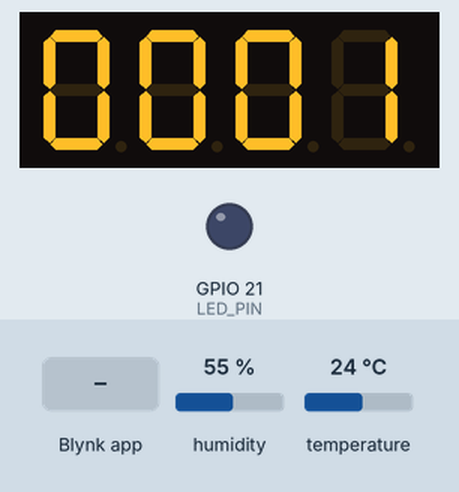
The program below on a simulated ESP32. Shown: 4-digit seven-segment display, output pins drawn as LEDs (lit = HIGH). Inputs (shaded band) come from the test bench; at power-on: humidity 55 %, temperature 24 °C. WiFi joins after 1.5 s; servers stay silent unless stated; what the program prints to the serial monitor is not drawn.

Above: at 2.7 s.
2.8 s: Blynk app writes 1 to V1
At 3.9 s:
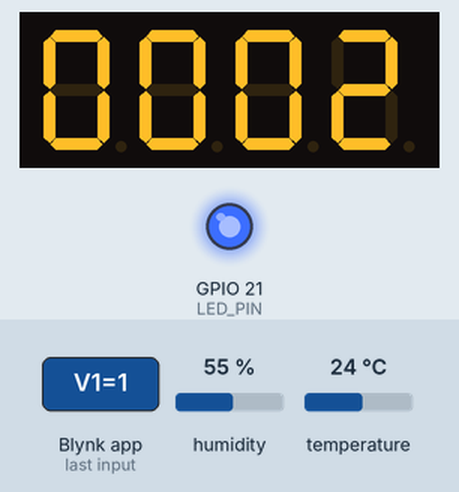
At 9.0 s:
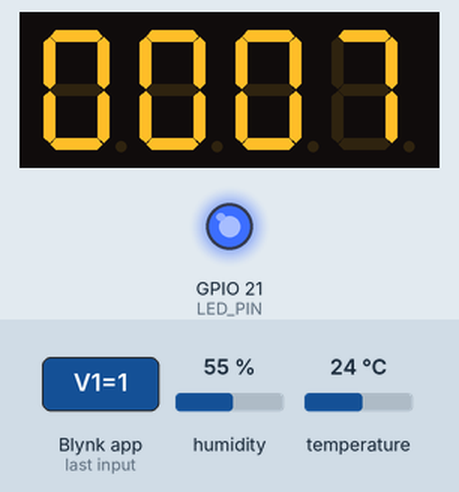
Timing chart, 0 to 10.5 s (numbered marks = the images above; inputs shaded):
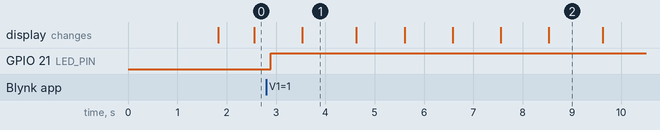

Measured:
- after the input at 2.8 s, GPIO 21 (LED_PIN): LOW → HIGH after 0.10 s
- what the display in image 1 shows lasts 1.1 s, from 3.5 s to 4.6 s

The program:

main.cpp
```cpp
#define BLYNK_TEMPLATE_ID "TMPL6RkzOWdrY"
#define BLYNK_TEMPLATE_NAME "Blynk traificlight 01"
#define BLYNK_AUTH_TOKEN "vaCJ05Vdp-4kqpqK1DumcqtF6SCUjvdg"

#include <WiFi.h>
#include <BlynkSimpleEsp32.h>
#include <TM1637Display.h>
#include "DHTesp.h"

#define CLK 19
#define DIO 18
#define LED_PIN 21
#define BUTTON_PIN 23
#define DHTPIN 16

TM1637Display display(CLK, DIO);
DHTesp dht;

const char* ssid = "Wokwi-GUEST";
const char* pass = "";

bool ledState = false;
unsigned long lastMillis = 0;
unsigned long startMillis = 0;

BLYNK_WRITE(V1) {
    ledState = param.asInt();
    digitalWrite(LED_PIN, ledState ? HIGH : LOW);
}

void connectWiFi() {
    WiFi.begin(ssid, pass);
    Serial.print("Connecting to WiFi...");
    int timeout = 20;
    while (WiFi.status() != WL_CONNECTED && timeout > 0) {
        Serial.print(".");
        delay(500);
        timeout--;
    }
    Serial.println();

    if (WiFi.status() == WL_CONNECTED) {
        Serial.println("Connected!");
        Blynk.config(BLYNK_AUTH_TOKEN);
    } else {
        Serial.println("Failed to connect to WiFi.");
    }
}

void setup() {
    Serial.begin(115200);
    connectWiFi();
    pinMode(LED_PIN, OUTPUT);
    digitalWrite(LED_PIN, LOW);
    display.setBrightness(7);
    dht.setup(DHTPIN, DHTesp::DHT22);
    startMillis = millis();
}

void loop() {
    if (WiFi.status() != WL_CONNECTED) {
        connectWiFi();
    } else {
        Blynk.run();
    }

    unsigned long elapsedSeconds = (millis() - startMillis) / 1000;
    display.showNumberDec(elapsedSeconds % 100, true);
    Blynk.virtualWrite(V0, elapsedSeconds);

    if (millis() - lastMillis > 5000) {
        TempAndHumidity data = dht.getTempAndHumidity();
        if (!isnan(data.temperature) && !isnan(data.humidity)) {
            Blynk.virtualWrite(V2, data.temperature);
            Blynk.virtualWrite(V3, data.humidity);
        }
        lastMillis = millis();
    }

    delay(100);
}
```
